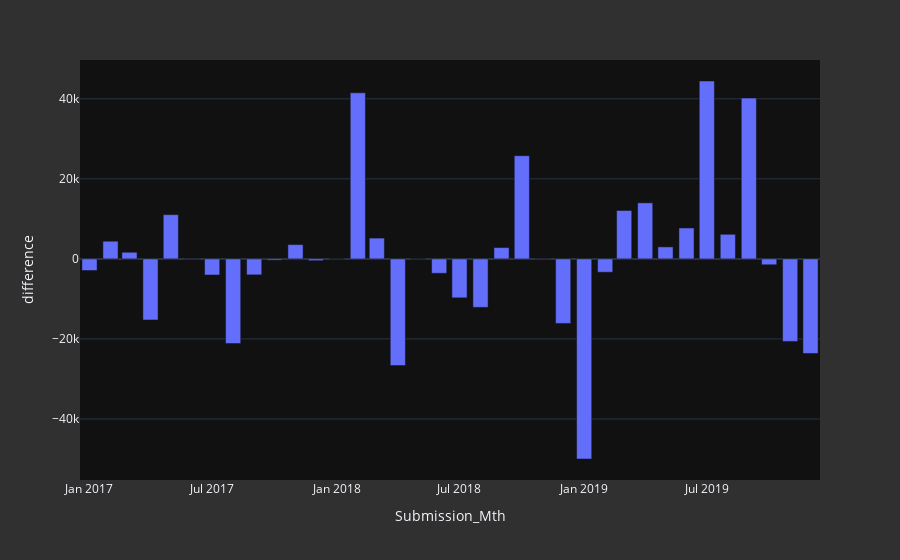

Here is the notebook cell this chart was saved with:
### Code cell
fig = px.bar(thisdf,x="Submission_Mth",y="difference")
fig.update_layout(template="plotly_dark", paper_bgcolor="#303030")

### Figure 1 — Plotly figure (JSON) as saved in the notebook; plotly's stock layout.template omitted (floating-point values rounded to 4 significant figures)
{"data": [{"alignmentgroup": "True", "hovertemplate": "Submission_Mth=%{x}<br>difference=%{y}<extra></extra>", "legendgroup": "", "marker": {"color": "#636efa"}, "name": "", "offsetgroup": "", "orientation": "v", "showlegend": false, "textposition": "auto", "type": "bar", "x": ["2017-01", "2017-02", "2017-03", "2017-04", "2017-05", "2017-06", "2017-07", "2017-08", "2017-09", "2017-10", "2017-11", "2017-12", "2018-01", "2018-02", "2018-03", "2018-04", "2018-05", "2018-06", "2018-07", "2018-08", "2018-09", "2018-10", "2018-11", "2018-12", "2019-01", "2019-02", "2019-03", "2019-04", "2019-05", "2019-06", "2019-07", "2019-08", "2019-09", "2019-10", "2019-11", "2019-12"], "xaxis": "x", "y": [-2909.0, 4417.0, 1654.0, -15260.0, 11050.0, -105.3, -4033.0, -21150.0, -3991.0, -312.5, 3571.0, -454.5, 0, 41490.0, 5200, -26670.0, 0, -3600, -9731.0, -12120.0, 2824.0, 25790.0, 100, -16130.0, -50000, -3333.0, 12090.0, 14000, 3000, 7727.0, 44440.0, 6145.0, 40180.0, -1471.0, -20625, -23640.0], "yaxis": "y"}], "layout": {"barmode": "relative", "legend": {"tracegroupgap": 0}, "margin": {"t": 60}, "paper_bgcolor": "#303030", "xaxis": {"anchor": "y", "domain": [0, 1], "title": {"text": "Submission_Mth"}}, "yaxis": {"anchor": "x", "domain": [0, 1], "title": {"text": "difference"}}}}
